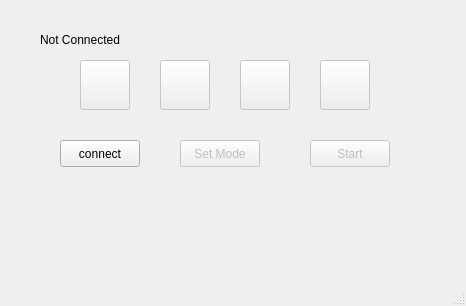
<?xml version="1.0" encoding="UTF-8"?>
<ui version="4.0">
 <class>MainWindow</class>
 <widget class="QMainWindow" name="MainWindow">
  <property name="geometry">
   <rect>
    <x>0</x>
    <y>0</y>
    <width>466</width>
    <height>306</height>
   </rect>
  </property>
  <property name="windowTitle">
   <string>ПДУ</string>
  </property>
  <property name="styleSheet">
   <string notr="true"># {
qlineargradient(spread:pad, x1:0, y1:1, x2:0, y2:0, stop:0 rgba(0, 0, 0, 255), stop:0.05 rgba(14, 8, 73, 255), stop:0.36 rgba(28, 17, 145, 255), stop:0.6 rgba(126, 14, 81, 255), stop:0.75 rgba(234, 11, 11, 255), stop:0.79 rgba(244, 70, 5, 255), stop:0.86 rgba(255, 136, 0, 255), stop:0.935 rgba(239, 236, 55, 255))
}
</string>
  </property>
  <widget class="QWidget" name="centralwidget">
   <widget class="QPushButton" name="led_1">
    <property name="enabled">
     <bool>false</bool>
    </property>
    <property name="geometry">
     <rect>
      <x>80</x>
      <y>60</y>
      <width>50</width>
      <height>50</height>
     </rect>
    </property>
    <property name="autoFillBackground">
     <bool>false</bool>
    </property>
    <property name="styleSheet">
     <string notr="true">QPushButton {
    background: &quot;grey&quot;;    
    }
</string>
    </property>
    <property name="text">
     <string/>
    </property>
   </widget>
   <widget class="QPushButton" name="led_2">
    <property name="enabled">
     <bool>false</bool>
    </property>
    <property name="geometry">
     <rect>
      <x>160</x>
      <y>60</y>
      <width>50</width>
      <height>50</height>
     </rect>
    </property>
    <property name="autoFillBackground">
     <bool>false</bool>
    </property>
    <property name="styleSheet">
     <string notr="true">QPushButton {
    background: &quot;grey&quot;;    
    }
</string>
    </property>
    <property name="text">
     <string/>
    </property>
   </widget>
   <widget class="QPushButton" name="led_3">
    <property name="enabled">
     <bool>false</bool>
    </property>
    <property name="geometry">
     <rect>
      <x>240</x>
      <y>60</y>
      <width>50</width>
      <height>50</height>
     </rect>
    </property>
    <property name="autoFillBackground">
     <bool>false</bool>
    </property>
    <property name="styleSheet">
     <string notr="true">QPushButton {
    background: &quot;grey&quot;;    
    }
</string>
    </property>
    <property name="text">
     <string/>
    </property>
   </widget>
   <widget class="QPushButton" name="led_4">
    <property name="enabled">
     <bool>false</bool>
    </property>
    <property name="geometry">
     <rect>
      <x>320</x>
      <y>60</y>
      <width>50</width>
      <height>50</height>
     </rect>
    </property>
    <property name="autoFillBackground">
     <bool>false</bool>
    </property>
    <property name="styleSheet">
     <string notr="true">QPushButton {
    background: &quot;grey&quot;;    
    }
</string>
    </property>
    <property name="text">
     <string/>
    </property>
   </widget>
   <widget class="QLabel" name="lbl_connect">
    <property name="geometry">
     <rect>
      <x>40</x>
      <y>30</y>
      <width>111</width>
      <height>20</height>
     </rect>
    </property>
    <property name="text">
     <string>Not Connected</string>
    </property>
   </widget>
   <widget class="QLabel" name="lbl_mode">
    <property name="geometry">
     <rect>
      <x>190</x>
      <y>30</y>
      <width>70</width>
      <height>19</height>
     </rect>
    </property>
    <property name="text">
     <string/>
    </property>
   </widget>
   <widget class="QLabel" name="label_start_status">
    <property name="geometry">
     <rect>
      <x>320</x>
      <y>30</y>
      <width>70</width>
      <height>19</height>
     </rect>
    </property>
    <property name="text">
     <string/>
    </property>
   </widget>
   <widget class="QPushButton" name="btn_power">
    <property name="geometry">
     <rect>
      <x>60</x>
      <y>140</y>
      <width>80</width>
      <height>27</height>
     </rect>
    </property>
    <property name="text">
     <string>connect</string>
    </property>
   </widget>
   <widget class="QPushButton" name="btn_mode">
    <property name="enabled">
     <bool>false</bool>
    </property>
    <property name="geometry">
     <rect>
      <x>180</x>
      <y>140</y>
      <width>80</width>
      <height>27</height>
     </rect>
    </property>
    <property name="text">
     <string>Set Mode</string>
    </property>
   </widget>
   <widget class="QPushButton" name="btn_start">
    <property name="enabled">
     <bool>false</bool>
    </property>
    <property name="geometry">
     <rect>
      <x>310</x>
      <y>140</y>
      <width>80</width>
      <height>27</height>
     </rect>
    </property>
    <property name="text">
     <string>Start</string>
    </property>
   </widget>
  </widget>
  <widget class="QMenuBar" name="menubar">
   <property name="geometry">
    <rect>
     <x>0</x>
     <y>0</y>
     <width>466</width>
     <height>24</height>
    </rect>
   </property>
  </widget>
  <widget class="QStatusBar" name="statusbar"/>
 </widget>
 <resources/>
 <connections/>
</ui>
